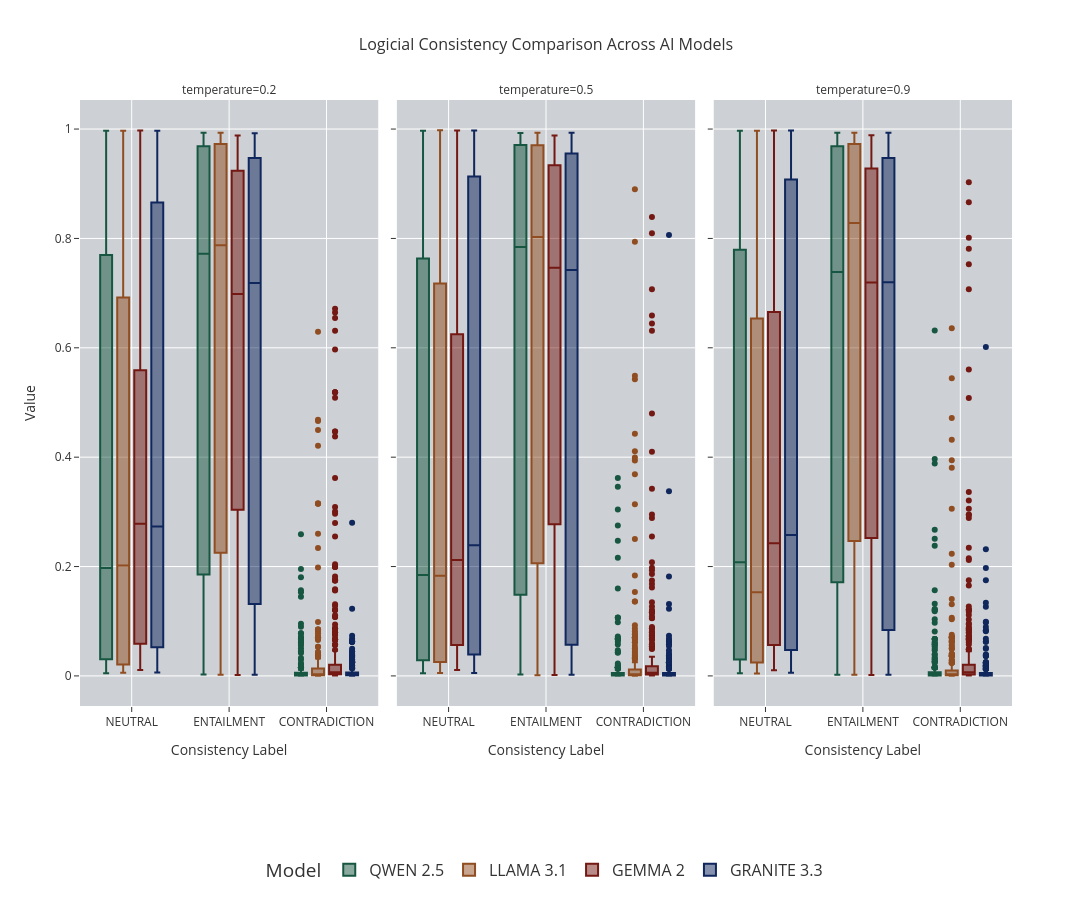

Notebook cell for this chart:
### Code cell
NLI_Box_Temperature = px.box(
    title='Logicial Consistency Comparison Across AI Models',
    data_frame=df_Results,
    y=['NEUTRAL','ENTAILMENT','CONTRADICTION'],
    color='Model',
    color_discrete_map=Model_Discrete_Map,
    width=1200,
    height=900,
    template='ggplot2',
    facet_col='temperature'
)

NLI_Box_Temperature.update_layout(
    title_font=dict(size=16),  # Set the title font size
    font=dict(size=12),  # Set general font size for labels and axis titles
            hoverlabel=dict(
                font_size=20  # Set font size for hover data
            ),

             legend=dict(
                orientation='h',       
                yanchor='bottom',     
                y=-0.3,               
                xanchor='center',      
                 x=0.5,                 
                font=dict(size=16)     
            ),
            plot_bgcolor="#CDD0D4", 
            xaxis=dict(
                title="Consistency Label",
                title_font=dict(size=14),
                tickfont=dict(size=12),

            ),
            yaxis=dict(
                title="Value",
                title_font=dict(size=14),
                tickfont=dict(size=12),
    )
)
NLI_Box_Temperature.for_each_xaxis(
    lambda ax: ax.update(title_text="Consistency Label")
)

NLI_Box_Temperature.show()

### Figure 1 — Plotly figure (JSON) as saved in the notebook; plotly's stock layout.template omitted (floating-point values rounded to 4 significant figures; data arrays with more than 128 entries replaced by an {"elided": "..."} marker saying what was removed)
{"data": [{"alignmentgroup": "True", "hovertemplate": "Model=QWEN 2.5<br>temperature=0.2<br>variable=%{x}<br>value=%{y}<extra></extra>", "legendgroup": "QWEN 2.5", "marker": {"color": "#175741"}, "name": "QWEN 2.5", "notched": false, "offsetgroup": "QWEN 2.5", "orientation": "v", "showlegend": true, "type": "box", "x": {"elided": "810 str values"}, "x0": " ", "xaxis": "x", "y": {"elided": "810 float values"}, "y0": " ", "yaxis": "y"}, {"alignmentgroup": "True", "hovertemplate": "Model=QWEN 2.5<br>temperature=0.5<br>variable=%{x}<br>value=%{y}<extra></extra>", "legendgroup": "QWEN 2.5", "marker": {"color": "#175741"}, "name": "QWEN 2.5", "notched": false, "offsetgroup": "QWEN 2.5", "orientation": "v", "showlegend": false, "type": "box", "x": {"elided": "810 str values"}, "x0": " ", "xaxis": "x2", "y": {"elided": "810 float values"}, "y0": " ", "yaxis": "y2"}, {"alignmentgroup": "True", "hovertemplate": "Model=QWEN 2.5<br>temperature=0.9<br>variable=%{x}<br>value=%{y}<extra></extra>", "legendgroup": "QWEN 2.5", "marker": {"color": "#175741"}, "name": "QWEN 2.5", "notched": false, "offsetgroup": "QWEN 2.5", "orientation": "v", "showlegend": false, "type": "box", "x": {"elided": "810 str values"}, "x0": " ", "xaxis": "x3", "y": {"elided": "810 float values"}, "y0": " ", "yaxis": "y3"}, {"alignmentgroup": "True", "hovertemplate": "Model=LLAMA 3.1<br>temperature=0.2<br>variable=%{x}<br>value=%{y}<extra></extra>", "legendgroup": "LLAMA 3.1", "marker": {"color": "#8F4D21"}, "name": "LLAMA 3.1", "notched": false, "offsetgroup": "LLAMA 3.1", "orientation": "v", "showlegend": true, "type": "box", "x": {"elided": "810 str values"}, "x0": " ", "xaxis": "x", "y": {"elided": "810 float values"}, "y0": " ", "yaxis": "y"}, {"alignmentgroup": "True", "hovertemplate": "Model=LLAMA 3.1<br>temperature=0.5<br>variable=%{x}<br>value=%{y}<extra></extra>", "legendgroup": "LLAMA 3.1", "marker": {"color": "#8F4D21"}, "name": "LLAMA 3.1", "notched": false, "offsetgroup": "LLAMA 3.1", "orientation": "v", "showlegend": false, "type": "box", "x": {"elided": "810 str values"}, "x0": " ", "xaxis": "x2", "y": {"elided": "810 float values"}, "y0": " ", "yaxis": "y2"}, {"alignmentgroup": "True", "hovertemplate": "Model=LLAMA 3.1<br>temperature=0.9<br>variable=%{x}<br>value=%{y}<extra></extra>", "legendgroup": "LLAMA 3.1", "marker": {"color": "#8F4D21"}, "name": "LLAMA 3.1", "notched": false, "offsetgroup": "LLAMA 3.1", "orientation": "v", "showlegend": false, "type": "box", "x": {"elided": "810 str values"}, "x0": " ", "xaxis": "x3", "y": {"elided": "810 float values"}, "y0": " ", "yaxis": "y3"}, {"alignmentgroup": "True", "hovertemplate": "Model=GEMMA 2<br>temperature=0.2<br>variable=%{x}<br>value=%{y}<extra></extra>", "legendgroup": "GEMMA 2", "marker": {"color": "#731812"}, "name": "GEMMA 2", "notched": false, "offsetgroup": "GEMMA 2", "orientation": "v", "showlegend": true, "type": "box", "x": {"elided": "810 str values"}, "x0": " ", "xaxis": "x", "y": {"elided": "810 float values"}, "y0": " ", "yaxis": "y"}, {"alignmentgroup": "True", "hovertemplate": "Model=GEMMA 2<br>temperature=0.5<br>variable=%{x}<br>value=%{y}<extra></extra>", "legendgroup": "GEMMA 2", "marker": {"color": "#731812"}, "name": "GEMMA 2", "notched": false, "offsetgroup": "GEMMA 2", "orientation": "v", "showlegend": false, "type": "box", "x": {"elided": "810 str values"}, "x0": " ", "xaxis": "x2", "y": {"elided": "810 float values"}, "y0": " ", "yaxis": "y2"}, {"alignmentgroup": "True", "hovertemplate": "Model=GEMMA 2<br>temperature=0.9<br>variable=%{x}<br>value=%{y}<extra></extra>", "legendgroup": "GEMMA 2", "marker": {"color": "#731812"}, "name": "GEMMA 2", "notched": false, "offsetgroup": "GEMMA 2", "orientation": "v", "showlegend": false, "type": "box", "x": {"elided": "810 str values"}, "x0": " ", "xaxis": "x3", "y": {"elided": "810 float values"}, "y0": " ", "yaxis": "y3"}, {"alignmentgroup": "True", "hovertemplate": "Model=GRANITE 3.3<br>temperature=0.2<br>variable=%{x}<br>value=%{y}<extra></extra>", "legendgroup": "GRANITE 3.3", "marker": {"color": "#0F275C"}, "name": "GRANITE 3.3", "notched": false, "offsetgroup": "GRANITE 3.3", "orientation": "v", "showlegend": true, "type": "box", "x": {"elided": "810 str values"}, "x0": " ", "xaxis": "x", "y": {"elided": "810 float values"}, "y0": " ", "yaxis": "y"}, {"alignmentgroup": "True", "hovertemplate": "Model=GRANITE 3.3<br>temperature=0.5<br>variable=%{x}<br>value=%{y}<extra></extra>", "legendgroup": "GRANITE 3.3", "marker": {"color": "#0F275C"}, "name": "GRANITE 3.3", "notched": false, "offsetgroup": "GRANITE 3.3", "orientation": "v", "showlegend": false, "type": "box", "x": {"elided": "810 str values"}, "x0": " ", "xaxis": "x2", "y": {"elided": "810 float values"}, "y0": " ", "yaxis": "y2"}, {"alignmentgroup": "True", "hovertemplate": "Model=GRANITE 3.3<br>temperature=0.9<br>variable=%{x}<br>value=%{y}<extra></extra>", "legendgroup": "GRANITE 3.3", "marker": {"color": "#0F275C"}, "name": "GRANITE 3.3", "notched": false, "offsetgroup": "GRANITE 3.3", "orientation": "v", "showlegend": false, "type": "box", "x": {"elided": "810 str values"}, "x0": " ", "xaxis": "x3", "y": {"elided": "810 float values"}, "y0": " ", "yaxis": "y3"}], "layout": {"annotations": [{"font": {}, "showarrow": false, "text": "temperature=0.2", "x": 0.16, "xanchor": "center", "xref": "paper", "y": 1, "yanchor": "bottom", "yref": "paper"}, {"font": {}, "showarrow": false, "text": "temperature=0.5", "x": 0.5, "xanchor": "center", "xref": "paper", "y": 1, "yanchor": "bottom", "yref": "paper"}, {"font": {}, "showarrow": false, "text": "temperature=0.9", "x": 0.84, "xanchor": "center", "xref": "paper", "y": 1, "yanchor": "bottom", "yref": "paper"}], "boxmode": "group", "font": {"size": 12}, "height": 900, "hoverlabel": {"font": {"size": 20}}, "legend": {"font": {"size": 16}, "orientation": "h", "title": {"text": "Model"}, "tracegroupgap": 0, "x": 0.5, "xanchor": "center", "y": -0.3, "yanchor": "bottom"}, "plot_bgcolor": "#CDD0D4", "title": {"font": {"size": 16}, "text": "Logicial Consistency Comparison Across AI Models"}, "width": 1200, "xaxis": {"anchor": "y", "domain": [0, 0.32], "tickfont": {"size": 12}, "title": {"font": {"size": 14}, "text": "Consistency Label"}}, "xaxis2": {"anchor": "y2", "domain": [0.34, 0.66], "matches": "x", "title": {"text": "Consistency Label"}}, "xaxis3": {"anchor": "y3", "domain": [0.68, 1.0], "matches": "x", "title": {"text": "Consistency Label"}}, "yaxis": {"anchor": "x", "domain": [0, 1], "tickfont": {"size": 12}, "title": {"font": {"size": 14}, "text": "Value"}}, "yaxis2": {"anchor": "x2", "domain": [0, 1], "matches": "y", "showticklabels": false}, "yaxis3": {"anchor": "x3", "domain": [0, 1], "matches": "y", "showticklabels": false}}}
